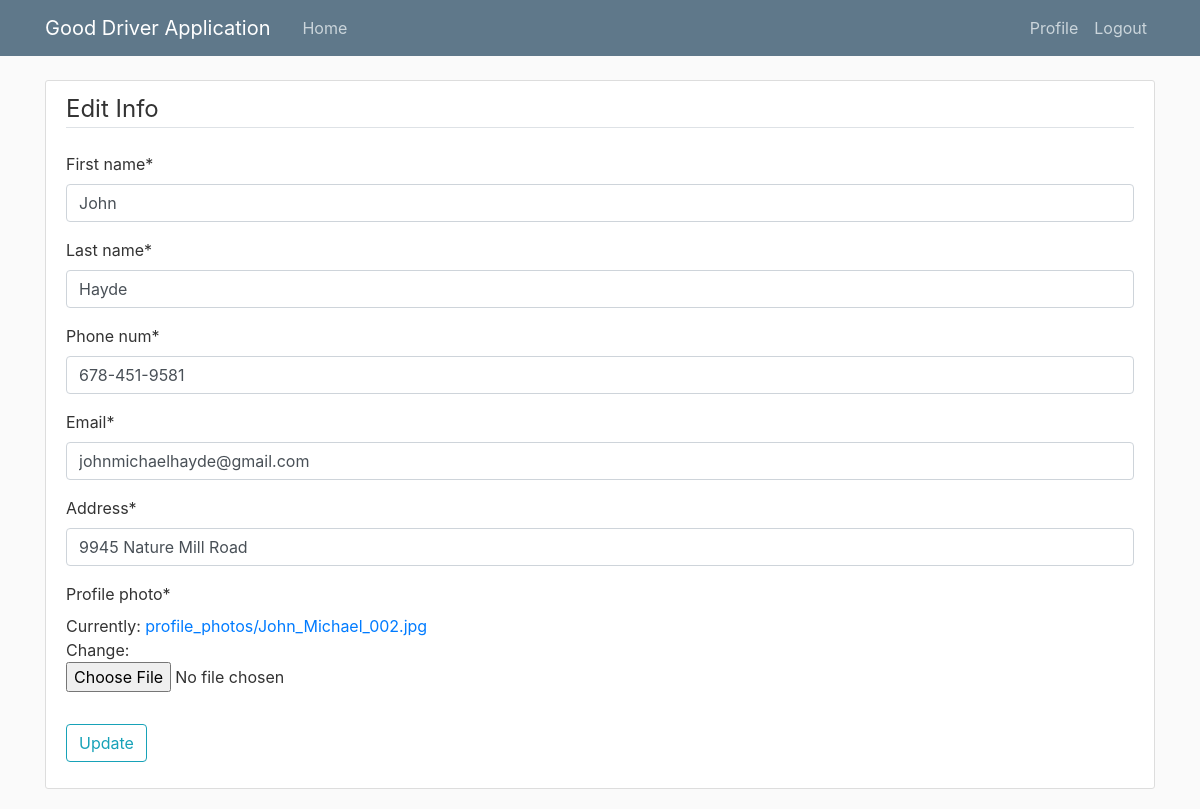
Page /edit_info/ (signed in) on the earlier database version.
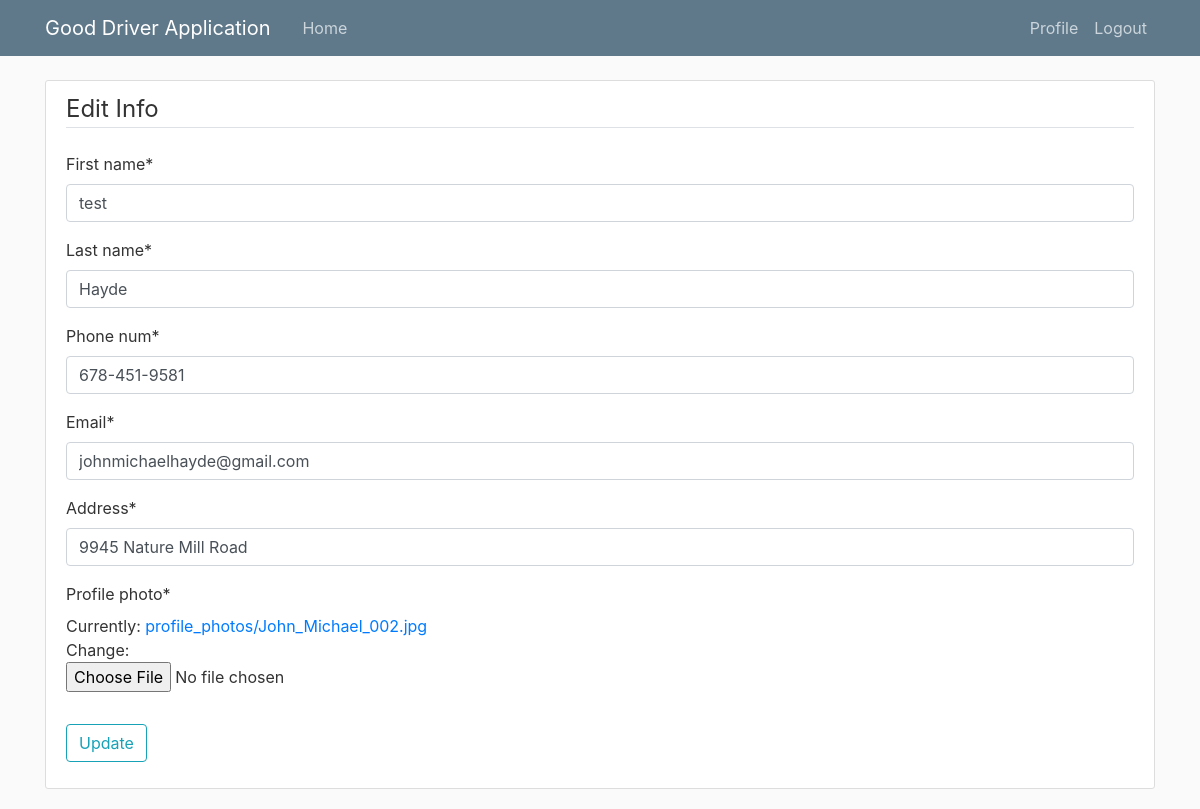
Same page on the later database version.
### users/models.py (models this page shows)
class Driver(models.Model):
	username = models.CharField(max_length=30)
	password = models.CharField(max_length=30)
	first_name = models.CharField(max_length=20)
	last_name = models.CharField(max_length=30)
	phone_num = models.CharField(max_length=15)
	email = models.CharField(max_length=30)
	address = models.CharField(max_length=50)
	points = models.IntegerField(default=0)
	sponsor = models.CharField(max_length=50, default = "")
	profile_photo = ResizedImageField(quality=50, default='default.jpg', upload_to='profile_photos')

### users/views.py (the view)
# urls.py: path('edit_info/', user_views.update_driver_info, name="update-info"),
def update_driver_info(request):
	if request.method == 'POST':
		driver = Driver.objects.get(username=request.user.username)
		driver_form = DriverUpdateFrom(request.POST, request.FILES, instance=driver)
		if driver_form.is_valid():
			driver_form.save()
			UserEditInfo.objects.create(username=driver.username, date = "Today", time = "")
			messages.success(request, f'Your account has been updated')
			return redirect('driver-home')
	else:
		driver = Driver.objects.get(username=request.user.username)
		driver_form = DriverUpdateFrom(instance=driver)
	context = {
		'driver_form' : driver_form
	}
	return render(request, 'users/edit_info.html', context)

### users/forms.py
class DriverUpdateFrom(forms.ModelForm):
	model = Driver
	class Meta:
		model = Driver
		fields = ['first_name', 'last_name', 'phone_num', 'email', 'address', 'profile_photo']

### users/templates/users/edit_info.html (shortened to what this page needs)
{% extends "portal/base.html" %}
{% load crispy_forms_tags %}
{% block content %}
	<div class="content-section">
		<form enctype="multipart/form-data" method="POST">
			<fieldset class="form-group">
				<legend class="border-bottom mb-4">Edit Info</legend>
				{{ driver_form|crispy }}
			</fieldset>
			<div class="form-group">
				<button class="btn btn-outline-info" type="submit" name="button">Update</button>
			</div>
		</form>
	</div>
{% endblock content%}

Differences in the rows shown:
changed Driver "Hayde": first_name "John" → "test"
